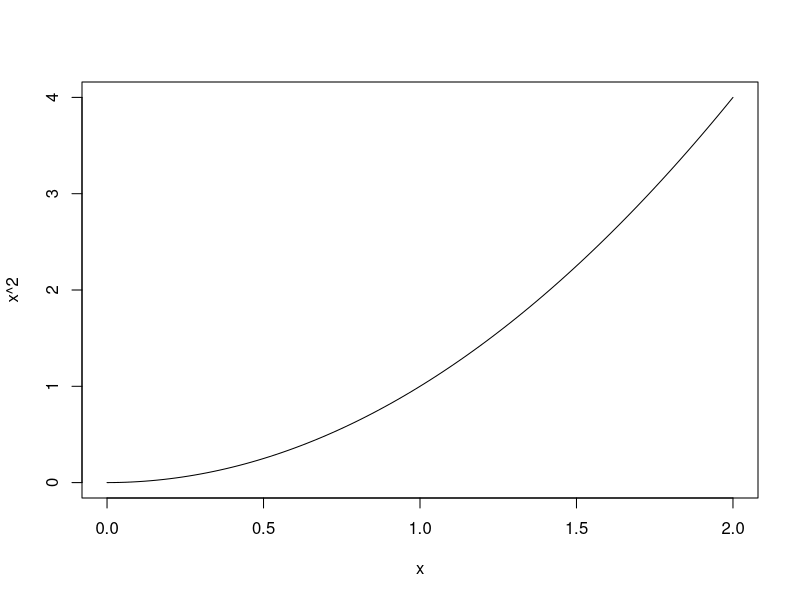
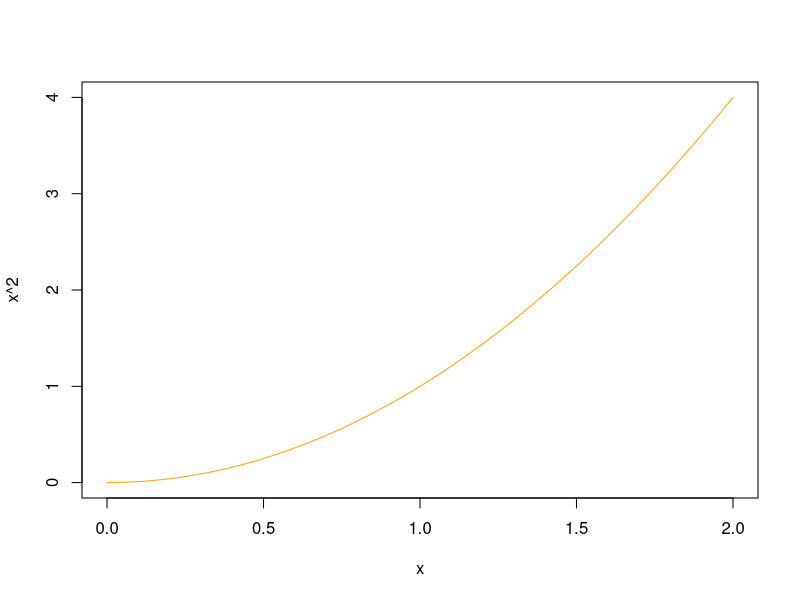
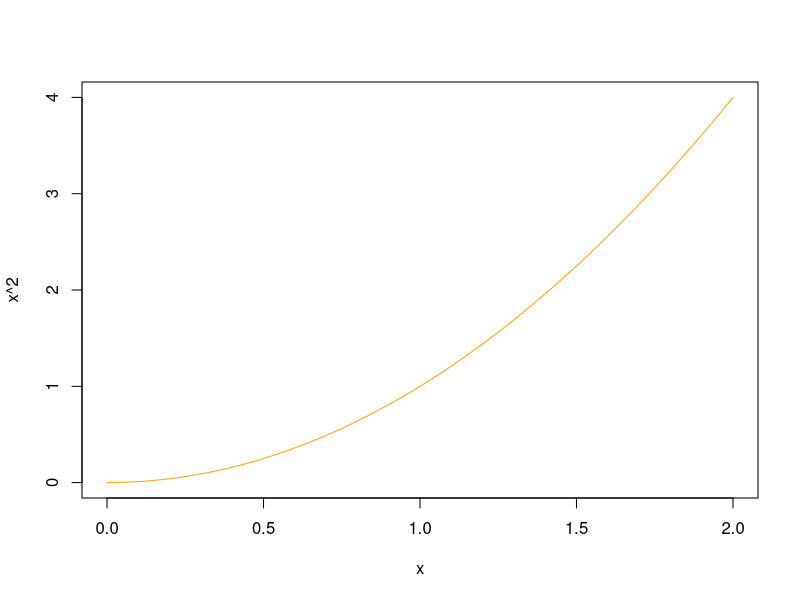

Generate these figures, in order, with R:
### Emacs: -*- coding: utf-8; fill-column: 62; comment-column: 27; -*-
##
## Copyright (C) 2017 Vincent Goulet
##
## Ce fichier fait partie du projet «R à Québec - Atelier
## d'introduction à R»
## http://github.com/vigou3/raquebec-atelier-introduction-r
##
## Cette création est mise à disposition selon le contrat
## Attribution-Partage dans les mêmes conditions 4.0
## International de Creative Commons.
## http://creativecommons.org/licenses/by-sa/4.0/

###
### DONNÉES ET OPÉRATEURS DE BASE
###

## Nombres. Tous les nombres réels sont stockés en double
## précision dans R, entiers comme nombres fractionnaires.
486                        # nombre réel entier
0.3324                     # nombre réel fractionnaire
2e-3                       # notation scientifique
1 + 2i                     # nombre complexe

## Tout objet en R comporte au minimum un mode et une
## longueur.
mode(486)                  # pas de distinction entre entier...
mode(0.3324)               # nombre réel
length(486)                # vecteur de longueur 1
mode(1 + 2i)               # nombre complexe

## Valeurs booléennes. 'TRUE' et 'FALSE' sont des noms
## réservés pour identifier les valeurs booléennes
## correspondantes.
TRUE                       # vrai
FALSE                      # faux
mode(TRUE)                 # mode "logical"
! FALSE                    # négation logique
TRUE & FALSE               # ET logique
TRUE | FALSE               # OU logique

## Donnée manquante. 'NA' est un nom réservé pour représenter
## une donnée manquante.
c(65, NA, 72, 88)          # traité comme une valeur
NA + 2                     # tout calcul avec 'NA' donne NA
is.na(c(65, NA))           # tester si les données sont 'NA'

## Valeurs infinies et indéterminée. 'Inf', '-Inf' et 'NaN'
## sont des noms réservés.
1/0                        # +infini
-1/0                       # -infini
0/0                        # indétermination
x <- c(65, Inf, NaN, 88)   # s'utilisent comme des valeurs
is.finite(x)               # quels sont les nombres réels?
is.nan(x)                  # lesquels sont indéterminés?

## Valeur "néant". 'NULL' est un nom réservé pour représenter
## le "néant", "rien".
mode(NULL)                 # le mode de 'NULL' est NULL
length(NULL)               # longueur nulle
c(NULL, NULL)              # du néant ne résulte que le néant

## Chaines de caractères. On crée une chaine de caractère en
## l'entourant de guillemets doubles " ".
"foobar"                   # *une* chaine de 6 caractères
length("foobar")           # longueur de 1
c("foo", "bar")            # *deux* chaines de 3 caractères
length(c("foo", "bar"))    # longueur de 2

## On crée des nouveaux objets en leur affectant une valeur
## avec l'opérateur '<-'. *Ne pas* utiliser '=' pour
## l'affectation.
x <- 5                     # affecter 5 à l'objet 'x'
x                          # voir le contenu
(x <- 5)                   # affecter et afficher
y <- x                     # affecter la valeur de 'x' à 'y'
x <- y <- 5                # idem, en une seule expression
y                          # 5
x <- 0                     # changer la valeur de 'x'...
y                          # ... ne change pas celle de 'y'

###
### VECTEURS
###

## La fonction de base pour créer des vecteurs est 'c'. Il
## peut s'avérer utile de nommer les éléments d'un vecteur.
x <- c(a = -1, b = 2, c = 8, d = 10) # création d'un vecteur
names(x)                             # extraire les noms
names(x) <- letters[1:length(x)]     # changer les noms

## Les fonctions 'numeric', 'logical', 'complex' et
## 'character' servent à créer des vecteurs initialisés avec
## des valeurs par défaut.
numeric(5)                 # vecteur initialisé avec des 0
logical(5)                 # initialisé avec FALSE
complex(5)                 # initialisé avec 0 + 0i
character(5)               # initialisé avec chaines vides

## L'indiçage sert principalement à deux choses: extraire des
## éléments d'un vecteur avec la construction 'x[i]' ou les
## remplacer avec la construction 'x[i] <- y'.
##
## Il existe cinq façons d'indicer un vecteur dans R.
##
## 1. avec des entiers positifs (extraction par position);
## 2. avec des entiers négatifs (suppression par position);
## 3. avec un vecteur booléen (extraction par critère);
## 4. avec des chaines de caractères (extraction par nom);
## 5. avec un vecteur vide (extraction de tous les éléments).
## 5. avec un vecteur vide (extraction de tous les éléments).
x[1]                       # extraction par position
x[-2]                      # élimination d'un élément
x[x > 5]                   # extraction par vecteur booléen
x["c"]                     # extraction par nom
x[]                        # tous les éléments (peu utile ici)

## L'unité de base de l'arithmétique en R est le vecteur. Cela
## rend très simple et intuitif de faire des opérations
## mathématiques courantes. Là où plusieurs langages de
## programmation exigent des boucles, R fait le calcul
## directement. En effet, les règles de l'arithmétique en R
## sont globalement les mêmes qu'en algèbre vectorielle et
## matricielle.
5 * c(2, 3, 8, 10)         # multiplication par une constante
c(2, 6, 8) + c(1, 4, 9)    # addition de deux vecteurs
c(0, 3, -1, 4)^2           # élévation à une puissance

## Dans les règles de l'arithmétique vectorielle, les
## longueurs des vecteurs doivent toujours concorder. R permet
## plus de flexibilité en recyclant les vecteurs les plus
## courts dans une opération. Il n'y a donc à peu près jamais
## d'erreurs de longueur en R! C'est une arme à deux
## tranchants: le recyclage des vecteurs facilite le codage,
## mais peut aussi résulter en des réponses complètement
## erronées sans que le système ne détecte d'erreur.
8 + 1:10                   # 8 est recyclé 10 fois
c(2, 5) * 1:10             # c(2, 5) est recyclé 5 fois
c(-2, 3, -1, 4)^(1:4)      # quatre puissances différentes

###
### FONCTIONS
###

## Les fonctions sont des objets comme les autres.
seq                        # contenu est le code source
mode(seq)                  # mode est "function"
rep(seq(5), 3)             # fonction argument d'une fonction
lapply(1:5, seq)           # idem
mode(ecdf(rpois(100, 1)))  # résultat est une fonction
ecdf(rpois(100, 1))(5)     # évaluation en un point
c(seq, rep)                # vecteur de fonctions!

### Règles d'appel d'une fonction

## L'interprète R reconnait un appel de fonction au fait que
## le nom de l'objet est suivi de parenthèses ( ).
##
## Une fonction peut n'avoir aucun argument ou plusieurs. Il
## n'y a pas de limite pratique au nombre d'arguments.
##
## Les arguments d'une fonction peuvent être spécifiés selon
## l'ordre établi dans la définition de la fonction.
##
## Cependant, il est beaucoup plus prudent et *fortement
## recommandé* de spécifier les arguments par leur nom avec
## une construction de la forme 'nom = valeur', surtout après
## les deux ou trois premiers arguments.
##
## L'ordre des arguments est important; il est donc nécessaire
## de les nommer s'ils ne sont pas appelés dans l'ordre.
##
## Certains arguments ont une valeur par défaut qui sera
## utilisée si l'argument n'est pas spécifié dans l'appel de
## la fonction.
##
## Examinons la définition de la fonction 'matrix', qui sert à
## créer une matrice à partir d'un vecteur de valeurs.
args(matrix)

## La fonction compte cinq arguments et chacun a une valeur
## par défaut (ce n'est pas toujours le cas). Quel sera le
## résultat de l'appel ci-dessous?
matrix()

## Les invocations de la fonction 'matrix' ci-dessous sont
## toutes équivalentes. On remarquera, entre autres, comment
## les arguments sont spécifiés (par nom ou par position).
matrix(1:12, 3, 4)
matrix(1:12, ncol = 4, nrow = 3)
matrix(nrow = 3, ncol = 4, data = 1:12)
matrix(nrow = 3, ncol = 4, byrow = FALSE, 1:12)
matrix(nrow = 3, ncol = 4, 1:12, FALSE)

### Définition de fonctions

## On définit une nouvelle fonction avec la syntaxe suivante:
##
##   <fun> <- function(<arguments>) <expression>
##
## où
##
## - 'fun' est le nom de la fonction;
## - 'arguments' est la liste des arguments, séparés par des
##    virgules;
## - 'expression' constitue le corps de la fonction, soit une
##   expression ou un groupe d'expressions réunies par des
##   accolades { }.
##
## Une fonction retourne toujours la valeur de la *dernière*
## expression de celle-ci.
##
## Voici un exemple trivial.
square <- function(x) x * x

## Appel de cette fonction.
square(10)

### Portée des variables

## La portée (domaine où un objet existe et comporte une
## valeur) des arguments d'une fonction et de tout objet
## défini à l'intérieur de celle-ci se limite à la fonction.
##
## Ceci signifie que l'interprète R fait bien la distinction
## entre un objet dans l'espace de travail et un objet utilisé
## dans une fonction (fort heureusement!).
x <- 5                     # objet dans l'espace de travail
square(10)                 # dans 'square' x vaut 10
x                          # valeur inchangée
square(x)                  # passer valeur de 'x' à 'square'
square(x = x)              # colle... signification?

## Le concept de portée va plus loin dans R.
##
## Tout appel de fonction crée un *environnement* dans lequel
## sont définis les objets.
##
## Un environnement hérite des objets définis dans
## l'environnement qui le contient.
##
## Par conséquent, si un objet n'existe pas dans un
## environnement, R va chercher dans les environnements parents
## pour en trouver la définition.
##
## En pratique, cela signifie qu'il n'est pas toujours
## nécessaire de passer des objets en argument. Il suffit de
## compter sur le concept de portée lexicale ("lexical scope").
##
## Supposons que l'on veut écrire une fonction pour calculer
##
##   f(x, y) = x (1 + xy)^2 + y (1 - y) + (1 + xy)(1 - y)
##
## Deux termes sont répétés dans cette expression. On a donc
##
##   a = 1 + xy
##   b = 1 - y
##
## et f(x, y) = x a^2 + y b + a b.
##
## Voici une manière élégante de procéder qui repose sur la
## portée lexicale.
f <- function(x, y)
{
    g <- function(a, b)
        x * a^2 + y * b + a * b
    g(1 + x * y, 1 - y)
}
f(2, 3)

### Fonctions anonymes

## Comme le nom du concept l'indique, une fonction anonyme est
## une fonction qui n'a pas de nom. C'est parfois utile pour
## des fonctions courtes utilisées dans une autre fonction.
##
## Reprenons l'exemple précédent en généralisant les
## expressions des termes 'a' et 'b'. La fonction 'f'
## pourrait maintenant prendre en arguments 'x', 'y' et des
## fonctions pour calculer 'a' et 'b'.
##
## On peut ensuite directement passer des fonctions anonymes
## en argument.
f <- function(x, y, fa, fb)
{
    g <- function(a, b)
        x * a^2 + y * b + a * b
    g(fa(x, y), fb(x, y))
}
f(2, 3,
  function(x, y) 1 + x * y,
  function(x, y) 1 - y)


### Argument '...'

## Il existe dans R un argument formel nommé '...' que l'on
## peut utiliser dans n'importe quelle fonction. Il a pour
## effet de rendre variable le nombre d'arguments d'une
## fonction.
##
## Le contenu de '...' peut être traité de deux grandes
## façons:
##
## 1. en le capturant dans une liste avec 'list(...)';
## 2. en le passant tel quel à une autre fonction qui, elle,
##    saura traiter les arguments qui lui sont ainsi passés.
##
## Voici un exemple illustrant la seconde approche. La
## fonction 'curve' prend une expression R en argument et en
## trace le graphique sur un intervalle donné.
curve(x^2, from = 0, to = 2)

## Nous voulons que les graphiques de 'curve' (et seulement
## ceux-là) soient toujours en orange.
curve(x^2, from = 0, to = 2, col = "orange")

## Au lieu de complètement redéfinir 'curve', nous pouvons
## simplement définir une petite fonction qui, grâce à '...',
## accepte d'office tous les arguments de 'curve'.
ocurve <- function(...) curve(..., col = "orange")
ocurve(x^2, from = 0, to = 2)
